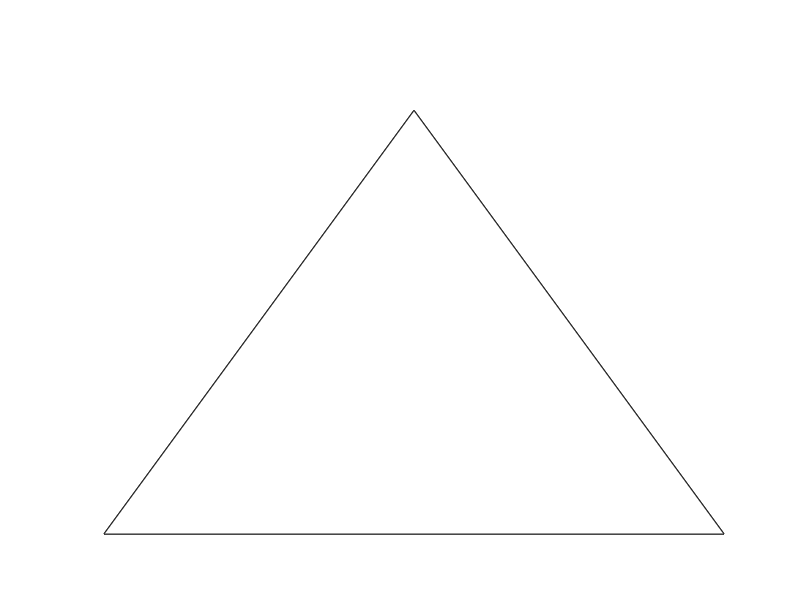

The MATLAB script that drew this image: (Note: this script raises an error after producing the figure.)
% TERNAXES create ternary axis
%   HOLD_STATE = TERNAXES(MAJORS) creates a ternary axis system using the system
%   defaults and with MAJORS major tickmarks.

% Author: Carl Sandrock 20050211

% To Do

% Modifications
% 20160405 (SA) Added lines to change the order/direction of axes (i.e.
%               clockwise or counter-clockwise) cooresponding to user-specified 
%               option on terncoords
% 20161305 (SA) the offsets of tick labels (text) along x and y axes are
%               modified

% Modifiers
% (CS) Carl Sandrock
% (SA) Shahab Afshari

function [hold_state, cax, next] = ternaxes(majors)
if nargin < 1
    majors = 10;
end

direction = 'clockwise';
percentage = false;

%TODO: Get a better way of offsetting the labels
xoffset = 0.25;
yoffset = 0.01;

% get hold state
cax = newplot;
next = lower(get(cax,'NextPlot'));
hold_state = ishold;

% get x-axis text color so grid is in same color
tc = get(cax,'xcolor');
ls = get(cax,'gridlinestyle');

% Hold on to current Text defaults, reset them to the
% Axes' font attributes so tick marks use them.
fAngle  = get(cax, 'DefaultTextFontAngle');
fName   = get(cax, 'DefaultTextFontName');
fSize   = get(cax, 'DefaultTextFontSize');
fWeight = get(cax, 'DefaultTextFontWeight');
fUnits  = get(cax, 'DefaultTextUnits');

set(cax, 'DefaultTextFontAngle',  get(cax, 'FontAngle'), ...
         'DefaultTextFontName',   get(cax, 'FontName'), ...
         'DefaultTextFontSize',   get(cax, 'FontSize'), ...
         'DefaultTextFontWeight', get(cax, 'FontWeight'), ...
         'DefaultTextUnits','data')

% only do grids if hold is off
if ~hold_state
	%plot axis lines
	hold on;
	plot ([0 1 0.5 0],[0 0 sin(1/3*pi) 0], 'color', tc, 'linewidth',1,...
                   'handlevisibility','off');
	set(gca, 'visible', 'off');

    % plot background if necessary
    if ~isstr(get(cax,'color'))
       patch('xdata', [0 1 0.5 0], 'ydata', [0 0 sin(1/3*pi) 0], ...
             'edgecolor',tc,'facecolor',get(gca,'color'),...
             'handlevisibility','off');
    end

	% Generate labels
    majorticks = linspace(0, 1, majors + 1); 
    majorticks = majorticks(1:end-1);

    if percentage
        multiplier = 100;
    else
        multiplier = 1;
    end
    
    if ~strcmp(direction, 'clockwise')
        labels = num2str(majorticks'*multiplier);
    else
        labels = num2str(majorticks(end:-1:1)'*multiplier);
    end
    
    zerocomp = zeros(size(majorticks)); % represents zero composition
    
	% Plot right labels (no c - only b a)
    [lxc, lyc] = terncoords(1-majorticks, majorticks, zerocomp);
 	text(lxc+0.065, lyc-0.025, [repmat('  ', length(labels), 1) labels]); % the offsets are modified

	% Plot bottom labels (no b - only a c)
    [lxb, lyb] = terncoords(majorticks, zerocomp, 1-majorticks); % fB = 1-fA
	text(lxb-0.1, lyb-0.07, labels, 'VerticalAlignment', 'Top'); % the offsets are modified
	
	% Plot left labels (no a, only c b)
	[lxa, lya] = terncoords(zerocomp, 1-majorticks, majorticks);
	text(lxa-0.035, lya+0.09, labels);
	
	nlabels = length(labels)-1;
	for i = 1:nlabels
        plot([lxa(i+1) lxb(nlabels - i + 2)], [lya(i+1) lyb(nlabels - i + 2)], ls, 'color', tc, 'linewidth',0.25,...
           'handlevisibility','off');
        plot([lxb(i+1) lxc(nlabels - i + 2)], [lyb(i+1) lyc(nlabels - i + 2)], ls, 'color', tc, 'linewidth',0.25,...
           'handlevisibility','off');
        plot([lxc(i+1) lxa(nlabels - i + 2)], [lyc(i+1) lya(nlabels - i + 2)], ls, 'color', tc, 'linewidth',0.25,...
           'handlevisibility','off');
	end;
end;

% Reset defaults
set(cax, 'DefaultTextFontAngle', fAngle , ...
    'DefaultTextFontName',   fName , ...
    'DefaultTextFontSize',   fSize, ...
    'DefaultTextFontWeight', fWeight, ...
    'DefaultTextUnits', fUnits );
